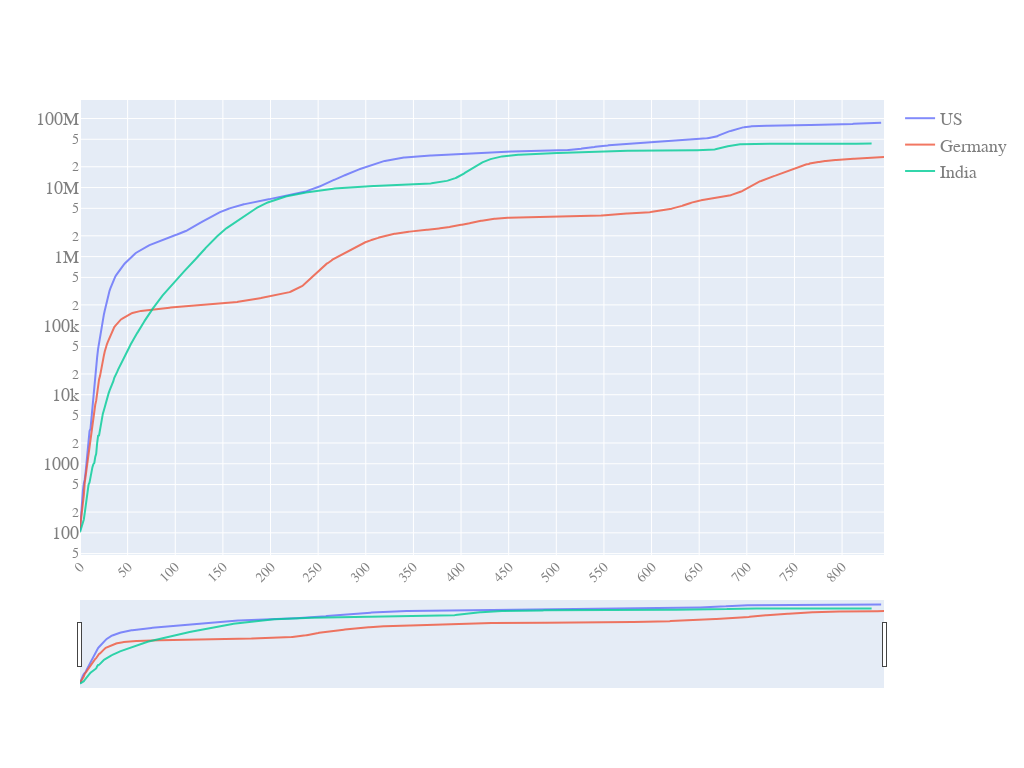

Notebook code cell kept with this figure:
### Code cell
quick_plot(pd_sync_timelines.date,
           pd_sync_timelines.iloc[:,:-1],
           y_scale='log',
           slider=True)

### Figure 1 — Plotly figure (JSON) as saved in the notebook; plotly's stock layout.template omitted (floating-point values rounded to 4 significant figures; data arrays with more than 128 entries replaced by an {"elided": "..."} marker saying what was removed)
{"data": [{"name": "US", "opacity": 0.8, "type": "scatter", "x": {"elided": "845 int values"}, "y": {"elided": "845 int values"}}, {"name": "Germany", "opacity": 0.8, "type": "scatter", "x": {"elided": "845 int values"}, "y": {"elided": "845 int values"}}, {"name": "India", "opacity": 0.8, "type": "scatter", "x": {"elided": "845 int values"}, "y": {"elided": "845 int values"}}], "layout": {"autosize": true, "font": {"color": "#7f7f7f", "family": "PT Sans, monospace", "size": 18}, "height": 768, "width": 1024, "xaxis": {"nticks": 20, "rangeslider": {"visible": true}, "tickangle": -45, "tickfont": {"color": "#7f7f7f", "size": 14}}, "yaxis": {"type": "log"}}}
